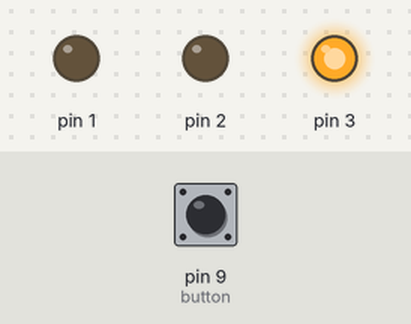
Recording of a sketch running on a simulated Arduino Uno, built with avr-gcc and run on an emulated ATmega328P. On the bench: output pins drawn as LEDs (lit = HIGH). Dashed ring = blinking. The test bench sets the inputs (shaded band); at power-on: pin 9 (button) LOW.

Above: at 1.2 s.
1.3 s: pin 9 (button) pulled HIGH for 0.15 s
At 1.8 s:
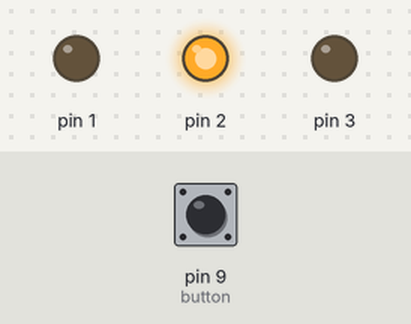
2.9 s: pin 9 (button) pulled HIGH for 1 s
At 4.2 s:
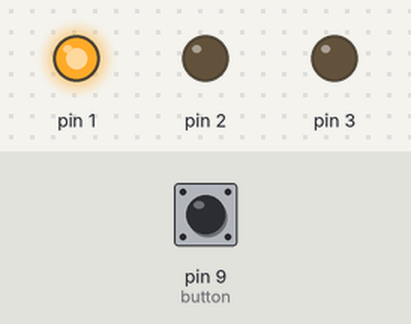
5.4 s: pin 9 (button) pulled HIGH for 0.15 s
At 6.1 s:
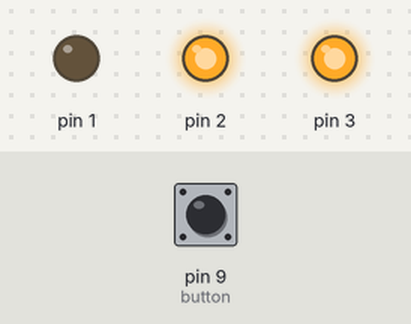
7.0 s: pin 9 (button) pulled HIGH for 3.2 s
At 7.3 s:
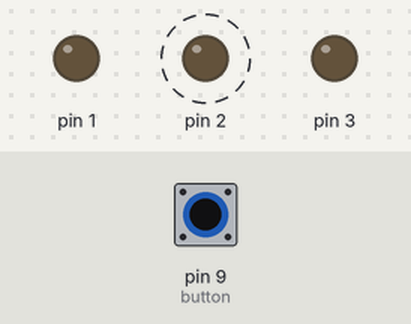
Timing chart, 0 to 14.2 s (numbered marks = the images above; inputs shaded):
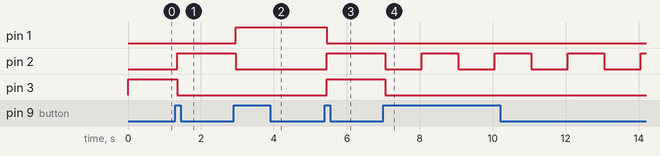

The sketch:

trafficLights.ino
```cpp
#include <Arduino.h>

//* ===== API ======

class Led{
  private:
  byte _pin;
  bool _state = false;

  public:
  Led(byte pin){
  	_pin = pin;
  }
  void init(){
  	pinMode(_pin, OUTPUT);
  }
  void turn(bool state){
  	 _state = state;
    digitalWrite(_pin, _state);
  }
  bool switchState(){
    turn(!_state);
    return _state;
  }
};

class Timer{
  private:
  unsigned long _duration; // Dlouhé bezznaménkové celé číslo
  unsigned long _startTime;

  public:
  Timer(unsigned long duration){
  	timeSet(duration);
  }
  void init(){
  	reset();
  }
  void reset(){
  	_startTime = millis();
  }
  void timeSet(unsigned long newDuration){
  	_duration = newDuration;
  }
  bool timeout(){
  	return _startTime + _duration < millis();
  }
};

class Button{
  private:
  byte _pin;
  Timer _timer;
  enum States {UNTOUCH, REBOUNCE, PRESS, HOLD};
  States _state = UNTOUCH;

  public:
  Button(byte pin, int rebounceTime = 50): _timer(rebounceTime){
  	_pin = pin;
  }
  void init(){
  	pinMode(_pin, INPUT);
    _timer.init();
  }
  void update(){
    switch(_state){
      case UNTOUCH:{
        if(digitalRead(_pin)){
          _state = REBOUNCE;
          _timer.reset();
        }
        break;
      }
      case REBOUNCE:{
        if(digitalRead(_pin)){
          if(_timer.timeout()){
            _state = PRESS;
          }
        }
        else{
          _state = UNTOUCH;
        }
        break;
      }
      case PRESS:{
        if(digitalRead(_pin)){
          _state = HOLD;
        }
        else{
          _state = UNTOUCH;
        }
        break;
      }
      case HOLD:{
        if(!digitalRead(_pin)){
          _state = UNTOUCH;
        }
        break;
      }
    }
  }
  bool isPressed(){
  	update();
    return _state == PRESS;
  }
  bool isHeld(){
    update();
    return _state == HOLD;
  }
};

class TrafficLights3{
enum States {STOP, READY, GO, HALT, OFF};
private:
  States _state;

  Led _r, _y, _g;
  Timer _t;

  void _stop(){
    _r.turn(true);
    _y.turn(false);
    _g.turn(false);
  }
  void _ready(){
    _r.turn(false);
    _y.turn(true);
    _g.turn(false);
  }
  void _go(){
    _r.turn(false);
    _y.turn(false);
    _g.turn(true);
  }
  void _halt(){
    _r.turn(true);
    _y.turn(true);
    _g.turn(false);
  }
  void _off(){
    _r.turn(false);
    if(_t.timeout()){
      _y.switchState();
      _t.reset();
    }
    _g.turn(false);
  }

public:
  TrafficLights3(byte pin_r, byte pin_y, byte pin_g, States state):
  _r(pin_r), _y(pin_y), _g(pin_g), _t(1000){
    _state = state;
  }

  void init(){
    _r.init();
    _y.init();
    _g.init();
    _t.init();
  }

  void changeState(States newState){
    _state = newState;

  }

  void update(){
    switch (_state){
      case STOP:
        _stop();
        break;
      case READY:
        _ready();
        break;
      case GO:
        _go();
        break;
      case HALT:
        _halt();
        break;
      case OFF:
        _off();
        break;
    }
  }
};

//* ===== Variables ======

int i = 1;

TrafficLights3 semafor(3, 2, 1, 0);
Button button(9);

//* ===== Arduino code ======

void setup(){
  button.init();
  semafor.init();
}

void loop(){
  if(button.isPressed()){
    semafor.changeState(i);
    i++;
    i %= 5;
  }

  semafor.update();
}
```

Measured:
- after the input at 1.3 s, pin 2: LOW → HIGH after 0.05 s; pin 3: HIGH → LOW after 0.05 s
- after the input at 2.9 s, pin 1: LOW → HIGH after 0.05 s; pin 2: HIGH → LOW after 0.05 s
- after the input at 5.4 s, pin 1: HIGH → LOW after 0.05 s; pin 2, pin 3: LOW → HIGH after 0.05 s
- after the input at 7.0 s, pin 2: alternates HIGH for 1.0 s and LOW for 1.0 s, starting after 0.05 s; pin 3: HIGH → LOW after 0.05 s
